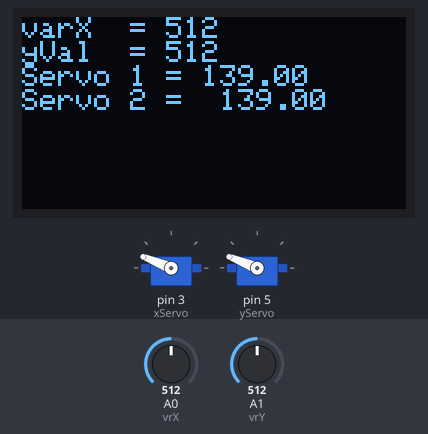
The sketch below on a simulated Arduino Nano, built with avr-gcc and run on an emulated ATmega328P. On the bench: 128×64 one-colour display, 2 × servo. Inputs (shaded band) come from the test bench; at power-on: A0 (vrX) = 512, A1 (vrY) = 512.

Above: at 1.49 s.
1.5 s: A0 (vrX) set to 417
At 2.5 s:
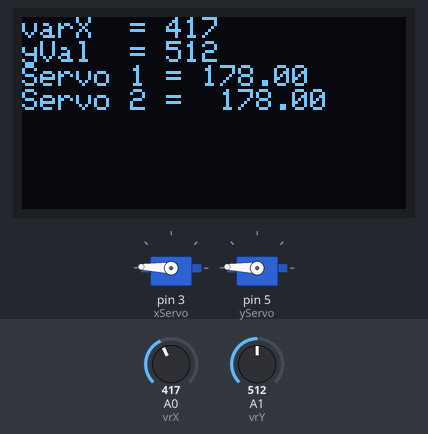
3.6 s: A0 (vrX) set to 389
At 4.9 s:
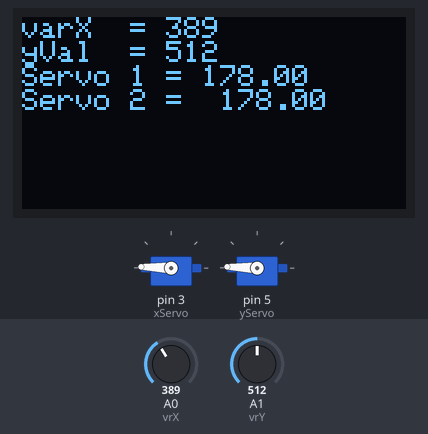
5.2 s: A1 (vrY) set to 207
At 6.2 s:
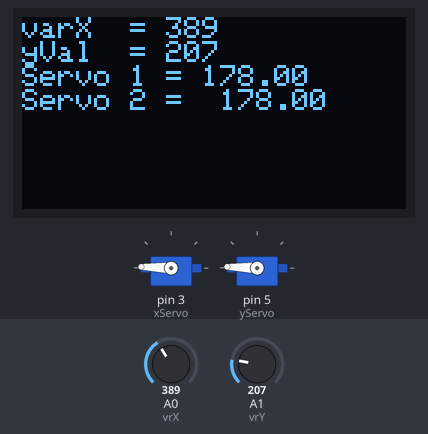
6.8 s: A1 (vrY) set to 185
At 9.4 s:
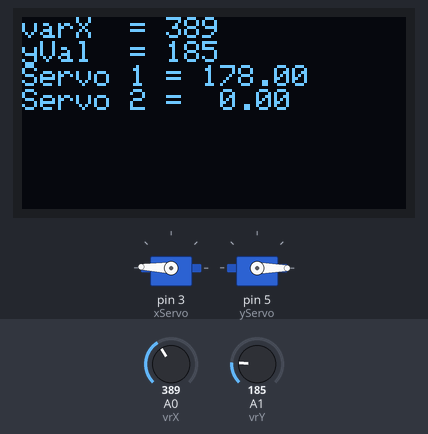
9.5 s: A0 (vrX) set to 207
At 10.1 s:
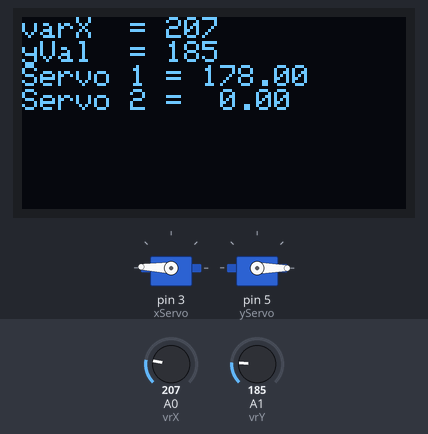
11.1 s: A0 (vrX) set to 183
At 13.8 s:
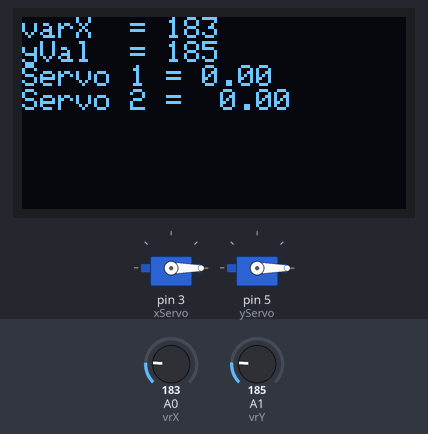
Timing chart, 0 to 14.8 s (numbered marks = the images above; inputs shaded):
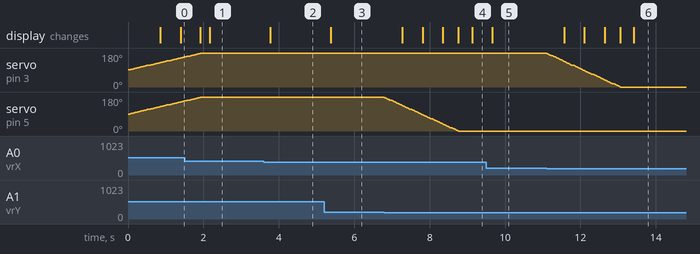

Measured:
- the behaviour switches between 200 and 199 on A1 (vrY) (found by bisection; images 3 and 4)
- the behaviour switches between 200 and 199 on A0 (vrX) (found by bisection; images 5 and 6)
- after the input at 3.6 s, the display: changes after 0.17 s (image 2)
- after the input at 5.2 s, the display: changes after 0.17 s (image 3)
- after the input at 6.8 s, servo on pin 5 (yServo): moves from 178° to 0° over 2.0 s, starting at once; the display: first changes after 0.48 s (image 4 shows a later state)
- after the input at 9.5 s, the display: changes after 0.16 s (image 5)
- after the input at 11.1 s, servo on pin 3 (xServo): moves from 178° to 0° over 2.0 s, starting at once; the display: first changes after 0.47 s (image 6 shows a later state)

The sketch:

Demo_2_28-08-2024UsingJoystickToControlServoMotors.ino
```cpp
/*
 * Last Modified: 29-10-2022
 * Author: Nayeem Islam Shanto (islamnayeem386@gmail.com)
 *
 * This code drives 2 SG90 servo motor connected to Arduino via a 2 axis joystick.
 * Besides, it prints the reading of the Joystick coordinates to the Serial Monitor.
 * Which can be used in Serial Communication via processing.
 */


/*
 *Used pins:
 *A0 - X axis value of the Joystick.
 *A1 - Y axis value of the Joystick.
 *~9 - PWM pin of horizontal servo
 *~10 - PWM pin of Vertical servo.
 */

#include<Servo.h>
#include <Wire.h>
#include <Adafruit_GFX.h>
#include <Adafruit_SSD1306.h>
#include <Servo.h>

#define SCREEN_WIDTH 128
#define SCREEN_HEIGHT 64
#define OLED_RESET    -1
Adafruit_SSD1306 display(SCREEN_WIDTH, SCREEN_HEIGHT, &Wire, OLED_RESET);


Servo xServo;
Servo yServo;

const int vrX = A0;
const int vrY = A1;
const int stickButton = 2;


int xVal = 0;
int yVal = 0;

float horAngle = 90;
float verAngle = 90;
float xVelocity = 0;
float yVelocity = 0;

float scaleAngle = 450.00;   //Scale down the reading from Joystick to a convenient angular velocity.


long long int lastSent = millis(); //Variable to store last time the X and Y value of the joystick was printed to the Serial monitor.

void setup() {
  pinMode(vrX, INPUT);
  pinMode(vrY, INPUT);
 // Serial.begin(9600);


     if(!display.begin(SSD1306_SWITCHCAPVCC, 0x3C)) {
    Serial.println(F("SSD1306 allocation failed"));
    for(;;);

  }
  display.clearDisplay();
  display.setTextSize(1);
  display.setTextColor(WHITE);
   xServo.attach(3);
   yServo.attach(5);
   xServo.write(90);
   yServo.write(90);
}


void loop() {
  xVal = analogRead(vrX);
  yVal = analogRead(vrY);


  // xVelocity = (xVal - 520.0)/scaleAngle;
  // yVelocity = (yVal - 500.0)/scaleAngle;

  // horAngle+=xVelocity;
  // verAngle+=yVelocity;

  // horAngle = constrain(horAngle, 2, 178); //Limiting the angles from 2 to 178 degrees.
  // verAngle = constrain(verAngle, 2, 178);

  if(horAngle<178 && xVal > 400)
  {
    horAngle++;
    xServo.write(horAngle);
    delay(10);
  //  updateDisplay();
  }

  if(horAngle>0 && xVal < 200)
  {
    horAngle--;
    xServo.write(horAngle);
  //  updateDisplay();
  delay(10);
  }

  if(verAngle<178 && yVal > 400)
  {
    verAngle++;
    yServo.write(verAngle);
  //  updateDisplay();
  delay(10);
  }

  if(verAngle>0 && yVal < 200)
  {
    verAngle--;
    yServo.write(verAngle);
    delay(10);
   // updateDisplay();
  }


   if(millis() - lastSent > 500)   //Printing coordianates in x,y\n format to the Serial monitor.
   {
      updateDisplay();
    lastSent = millis(); //Recording the last printing time.
   }


 }


 void updateDisplay()
 {
  display.clearDisplay();
  display.setCursor(0, 0);
  display.print("varX  = ");
  display.println(xVal);
  display.print("yVal  = ");
  display.println(yVal);
  display.print("Servo 1 = ");
  display.println(horAngle);
  display.print("Servo 2 =  ");
  display.println(verAngle);
  display.display();

 }
```
